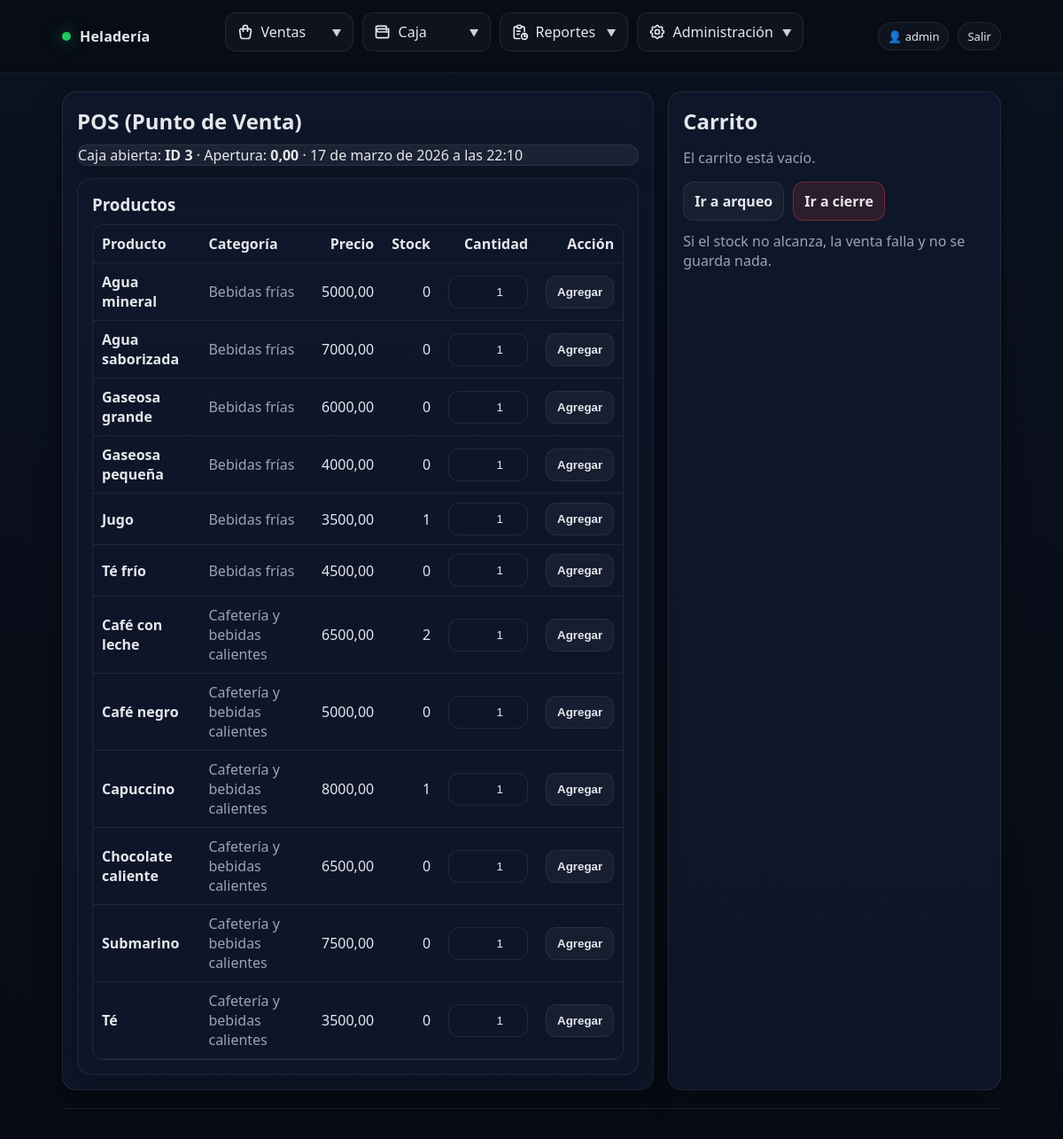
Page /pos/ (signed in) on the earlier database version.
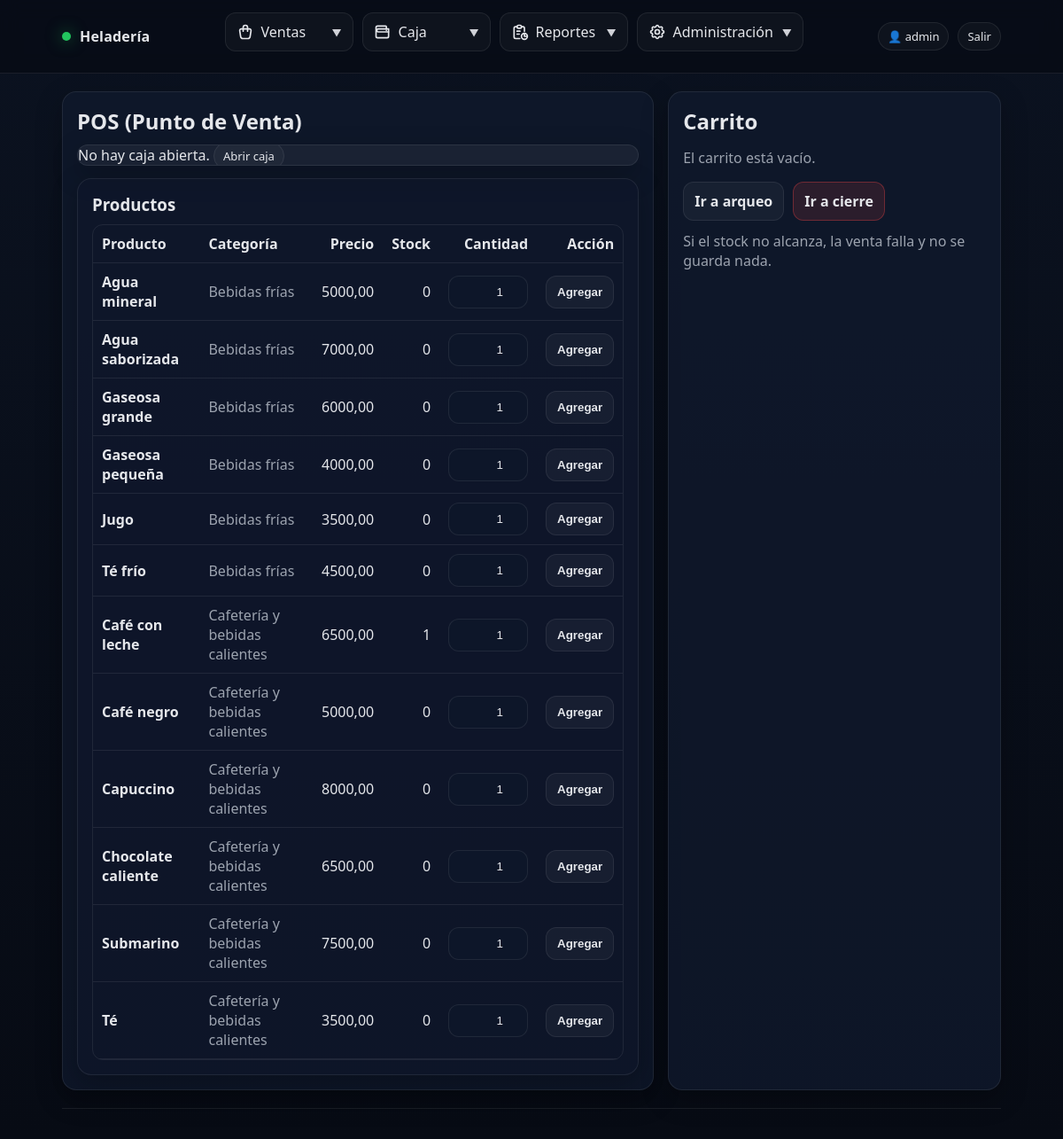
Same page on the later database version.
### apps/caja/models.py (models this page shows, shortened)
class CajaSesion(models.Model):
    class Estado(models.TextChoices):
        ABIERTA = "ABIERTA", "Abierta"
        CERRADA = "CERRADA", "Cerrada"
    usuario = models.ForeignKey(
        settings.AUTH_USER_MODEL,
        on_delete=models.PROTECT,
        related_name="cajas",
    )
    estado = models.CharField(
        max_length=10,
        choices=Estado.choices,
        default=Estado.ABIERTA,
    )
    fecha_apertura = models.DateTimeField(auto_now_add=True)
    monto_apertura = models.DecimalField(max_digits=12, decimal_places=2, default=0)
    fecha_cierre = models.DateTimeField(blank=True, null=True)
    monto_cierre_declarado = models.DecimalField(max_digits=12, decimal_places=2, blank=True, null=True)
    notas = models.CharField(max_length=255, blank=True)
    class Meta:
        ordering = ["-fecha_apertura"]
        verbose_name = "Caja (Sesión)"
        verbose_name_plural = "Cajas (Sesiones)"

### apps/productos/models.py (models this page shows, shortened)
class Producto(models.Model):
    categoria = models.ForeignKey(Categoria, on_delete=models.PROTECT, related_name="productos")
    nombre = models.CharField(max_length=180)
    precio = models.DecimalField(max_digits=12, decimal_places=2)
    activo = models.BooleanField(default=True)
    codigo = models.CharField(max_length=50, blank=True, null=True, unique=True)
    creado_en = models.DateTimeField(auto_now_add=True)
    actualizado_en = models.DateTimeField(auto_now=True)
    class Meta:
        ordering = ["nombre"]
        constraints = [
            models.UniqueConstraint(
                fields=["categoria", "nombre"],
                name="uq_productos_producto_categoria_nombre",
            ),
        ]
        verbose_name = "Producto"
        verbose_name_plural = "Productos"

class Categoria(models.Model):
    nombre = models.CharField(max_length=120, unique=True)
    activa = models.BooleanField(default=True)
    orden = models.PositiveIntegerField(default=0)
    class Meta:
        ordering = ["orden", "nombre"]
        verbose_name = "Categoría"
        verbose_name_plural = "Categorías"

### apps/ventas/views.py (the view, shortened to what this page needs)
# urls.py: path("", views.pos_view, name="pos"),  # /pos/
@login_required
def pos_view(request):
    caja = get_caja_abierta(request.user)
    productos = (
        Producto.objects.filter(activo=True)
        .select_related("categoria")
        .prefetch_related("stock")
        .order_by("categoria__orden", "categoria__nombre", "nombre")
    )
    stocks = Stock.objects.filter(producto__in=productos).select_related("producto")
    stock_map = {s.producto_id: s.cantidad for s in stocks}
    productos_map = {p.id: p for p in productos}
    cart = _get_cart(request.session)
    cart = _get_cart(request.session)
    carrito_items = []
    carrito_total = Decimal("0.00")
    ctx = {
        "caja": caja,
        "productos": productos,
        "stock_map": stock_map,
        "carrito_items": carrito_items,
        "carrito_total": carrito_total,
    }
    return render(request, "pos/pos.html", ctx)

### apps/caja/services.py (called while the page is built)
def get_caja_abierta(usuario) -> CajaSesion | None:
    return (
        CajaSesion.objects
        .filter(usuario=usuario, estado=CajaSesion.Estado.ABIERTA)
        .first()
    )

### apps/ventas/templatetags/pos_extras.py (called while the page is built)
@register.filter
def get_item(d: dict, key):
    try:
        return d.get(key)
    except Exception:
        return None

### apps/ventas/views.py (called while the page is built)
def _get_cart(session):
    return session.get(CART_SESSION_KEY, {})

### templates/pos/pos.html (shortened to what the changed rows need)
{% extends "base.html" %}
{% load pos_extras %}
{% block content %}
  <div class="grid">
    <section class="card">
      <h1>POS (Punto de Venta)</h1>
      {% if caja %}
        <div class="msg">
          Caja abierta:
          <b>ID {{ caja.id }}</b>
          · Apertura: <b>{{ caja.monto_apertura }}</b>
          · {{ caja.fecha_apertura }}
        </div>
      {% else %}
        <div class="msg">
          No hay caja abierta.
          <a class="pill" href="{% url 'caja:apertura' %}">Abrir caja</a>
        </div>
      {% endif %}
      <div class="card" style="margin-top:14px; background:rgba(15,23,42,.55)">
        <h3>Productos</h3>
        {% if productos %}
          <div style="overflow:auto; border:1px solid var(--border); border-radius:12px">
            <table style="width:100%; border-collapse:collapse">
              <thead>
                <tr>
                  <th style="text-align:left; padding:10px; border-bottom:1px solid var(--border)">Producto</th>
                  <th style="text-align:left; padding:10px; border-bottom:1px solid var(--border)">Categoría</th>
                  <th style="text-align:right; padding:10px; border-bottom:1px solid var(--border)">Precio</th>
                  <th style="text-align:right; padding:10px; border-bottom:1px solid var(--border)">Stock</th>
                  <th style="text-align:right; padding:10px; border-bottom:1px solid var(--border)">Cantidad</th>
                  <th style="text-align:right; padding:10px; border-bottom:1px solid var(--border)">Acción</th>
                </tr>
              </thead>
              <tbody>
                {% for p in productos %}
                  <tr>
                    <td style="padding:10px; border-bottom:1px solid var(--border)">
                      <b>{{ p.nombre }}</b>
                    </td>
                    <td style="padding:10px; border-bottom:1px solid var(--border)" class="muted">
                      {{ p.categoria.nombre }}
                    </td>
                    <td style="padding:10px; border-bottom:1px solid var(--border); text-align:right">
                      {{ p.precio }}
                    </td>
                    <td style="padding:10px; border-bottom:1px solid var(--border); text-align:right">
                      {{ stock_map|get_item:p.id|default:"0" }}
                    </td>
                    <td style="padding:10px; border-bottom:1px solid var(--border); text-align:right">
                      <form method="post" class="row" style="justify-content:flex-end; margin:0">
                        <input
                          name="cantidad"
                          type="number"
                          min="1"
                          value="1"
                          style="width:90px; text-align:right"
                          {% if not caja %}disabled{% endif %}
                        />
                    </td>
                    <td style="padding:10px; border-bottom:1px solid var(--border); text-align:right">
                        <button class="btn" type="submit" {% if not caja %}disabled{% endif %}>
                          Agregar
                        </button>
                    </td>
                  </tr>
                {% endfor %}
              </tbody>
            </table>
          </div>
        {% else %}
          <p class="muted">No hay productos activos.</p>
        {% endif %}
      </div>
    </section>
    <aside class="card">
      <h2>Carrito</h2>
    </aside>
  </div>
{% endblock %}

Differences in the rows shown:
no longer on this page (row edited): CajaSesion: id "3", monto_apertura "0,00", fecha_apertura "17 de marzo de 2026 a las 22:10"
computed for Producto "Jugo": id "1" → "0"
computed for Producto "Café con leche": id "2" → "1"
computed for Producto "Capuccino": id "1" → "0"
Other differences:
text no longer shown: "Caja abierta: ID · Apertura: ·"
text now shown: "No hay caja abierta. Abrir caja"
